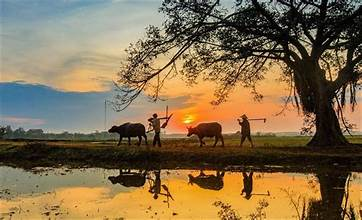
#> input picture Computer-Vision-Labs/Lab2/dong ruong.jpg, 362 x 220 px
$ python II.3.py
#> lines starting #> are read from the running program, lines starting #| are printed output that depends on the picture
import cv2
import numpy as np

# Đọc ảnh
image = cv2.imread("dong ruong.jpg")
#> image is the input picture: shape (220, 362, 3); mean B, G, R 77.8, 109.8, 131.2

# Kiểm tra ảnh
if image is None:
    print("Không tìm thấy ảnh!")
    exit()

# Tạo kernel làm sắc nét
kernel = np.array([
    [0, -1, 0],
    [-1, 5, -1],
    [0, -1, 0]
])

# Áp dụng bộ lọc làm sắc nét
sharpen = cv2.filter2D(image, -1, kernel)
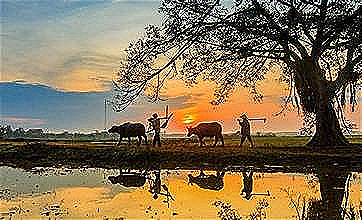
#> sharpen: shape (220, 362, 3); mean B, G, R 86.7, 114.9, 132

# Hiển thị ảnh
cv2.imshow("Anh goc", image)
cv2.imshow("Anh sau khi lam sac net", sharpen)

# Lưu ảnh kết quả
cv2.imwrite("sharpen.jpg", sharpen)

# Chờ nhấn phím để thoát
cv2.waitKey(0)
cv2.destroyAllWindows()

$ run again, with Computer-Vision-Labs/Lab2/phong canh.jpg copied over Computer-Vision-Labs/Lab2/dong ruong.jpg
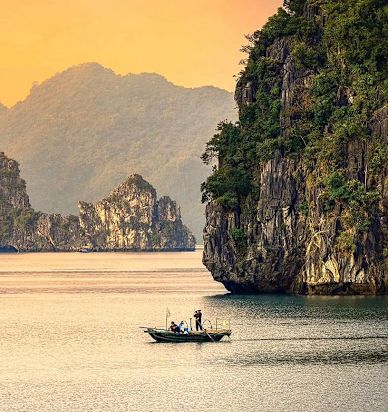
#> input picture Computer-Vision-Labs/Lab2/phong canh.jpg, 388 x 412 px
#> image is the input picture: shape (412, 388, 3); mean B, G, R 108.5, 140.7, 160.2
#> `sharpen = cv2.filter2D(image, -1, kernel)`:
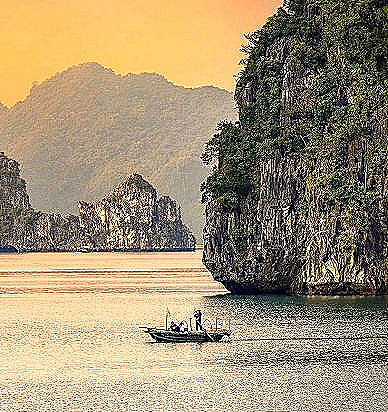
#> sharpen: shape (412, 388, 3); mean B, G, R 115.9, 144.3, 160.8

$ run again, with Computer-Vision-Labs/Lab2/vanmieu.jpg copied over Computer-Vision-Labs/Lab2/dong ruong.jpg
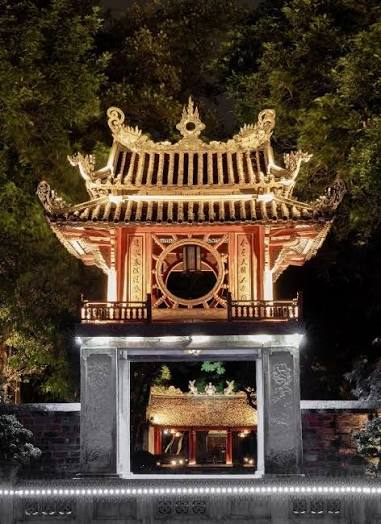
#> input picture Computer-Vision-Labs/Lab2/vanmieu.jpg, 381 x 524 px
#> image is the input picture: shape (524, 381, 3); mean B, G, R 50.1, 64.8, 79.8
#> `sharpen = cv2.filter2D(image, -1, kernel)`:
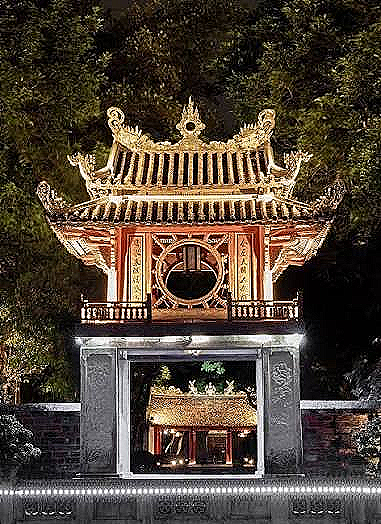
#> sharpen: shape (524, 381, 3); mean B, G, R 56.4, 68.1, 79.7
